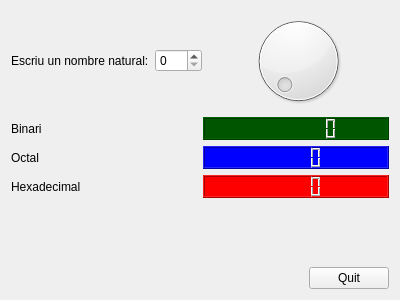
<?xml version="1.0" encoding="UTF-8"?>
<ui version="4.0">
 <class>MyForm</class>
 <widget class="QWidget" name="MyForm">
  <property name="geometry">
   <rect>
    <x>0</x>
    <y>0</y>
    <width>400</width>
    <height>300</height>
   </rect>
  </property>
  <property name="windowTitle">
   <string>Conversor</string>
  </property>
  <layout class="QVBoxLayout" name="verticalLayout_6">
   <item>
    <layout class="QVBoxLayout" name="verticalLayout_5">
     <item>
      <layout class="QVBoxLayout" name="verticalLayout_4">
       <item>
        <layout class="QVBoxLayout" name="verticalLayout_3">
         <item>
          <layout class="QHBoxLayout" name="horizontalLayout_3">
           <item>
            <layout class="QHBoxLayout" name="horizontalLayout_2">
             <item>
              <widget class="QLabel" name="label">
               <property name="text">
                <string>Escriu un nombre natural:</string>
               </property>
              </widget>
             </item>
             <item>
              <widget class="QSpinBox" name="spinBox">
               <property name="maximum">
                <number>120</number>
               </property>
              </widget>
             </item>
            </layout>
           </item>
           <item>
            <widget class="QDial" name="dial">
             <property name="maximum">
              <number>120</number>
             </property>
            </widget>
           </item>
          </layout>
         </item>
         <item>
          <layout class="QHBoxLayout" name="horizontalLayout">
           <item>
            <layout class="QVBoxLayout" name="verticalLayout_2">
             <item>
              <widget class="QLabel" name="label_2">
               <property name="text">
                <string>Binari</string>
               </property>
              </widget>
             </item>
             <item>
              <widget class="QLabel" name="label_3">
               <property name="text">
                <string>Octal</string>
               </property>
              </widget>
             </item>
             <item>
              <widget class="QLabel" name="label_4">
               <property name="text">
                <string>Hexadecimal</string>
               </property>
              </widget>
             </item>
            </layout>
           </item>
           <item>
            <layout class="QVBoxLayout" name="verticalLayout">
             <item>
              <widget class="QLCDNumber" name="lcdNumber">
               <property name="styleSheet">
                <string notr="true">background-color: rgb(0, 85, 0);
color: rgb(255, 255, 255);</string>
               </property>
               <property name="digitCount">
                <number>8</number>
               </property>
              </widget>
             </item>
             <item>
              <widget class="QLCDNumber" name="lcdNumber_2">
               <property name="styleSheet">
                <string notr="true">background-color: rgb(0, 0, 255);
color: rgb(255, 255, 255);</string>
               </property>
               <property name="segmentStyle">
                <enum>QLCDNumber::Outline</enum>
               </property>
              </widget>
             </item>
             <item>
              <widget class="QLCDNumber" name="lcdNumber_3">
               <property name="styleSheet">
                <string notr="true">background-color: rgb(255, 0, 0);
color: rgb(255, 255, 255);</string>
               </property>
              </widget>
             </item>
            </layout>
           </item>
          </layout>
         </item>
        </layout>
       </item>
       <item>
        <spacer name="verticalSpacer">
         <property name="orientation">
          <enum>Qt::Vertical</enum>
         </property>
         <property name="sizeHint" stdset="0">
          <size>
           <width>20</width>
           <height>13</height>
          </size>
         </property>
        </spacer>
       </item>
      </layout>
     </item>
     <item>
      <layout class="QHBoxLayout" name="horizontalLayout_4">
       <item>
        <spacer name="horizontalSpacer">
         <property name="orientation">
          <enum>Qt::Horizontal</enum>
         </property>
         <property name="sizeHint" stdset="0">
          <size>
           <width>238</width>
           <height>20</height>
          </size>
         </property>
        </spacer>
       </item>
       <item>
        <widget class="QPushButton" name="pushButton">
         <property name="text">
          <string>Quit</string>
         </property>
        </widget>
       </item>
      </layout>
     </item>
    </layout>
   </item>
  </layout>
 </widget>
 <resources/>
 <connections>
  <connection>
   <sender>spinBox</sender>
   <signal>valueChanged(int)</signal>
   <receiver>dial</receiver>
   <slot>setValue(int)</slot>
   <hints>
    <hint type="sourcelabel">
     <x>221</x>
     <y>79</y>
    </hint>
    <hint type="destinationlabel">
     <x>307</x>
     <y>82</y>
    </hint>
   </hints>
  </connection>
  <connection>
   <sender>dial</sender>
   <signal>valueChanged(int)</signal>
   <receiver>spinBox</receiver>
   <slot>setValue(int)</slot>
   <hints>
    <hint type="sourcelabel">
     <x>307</x>
     <y>58</y>
    </hint>
    <hint type="destinationlabel">
     <x>234</x>
     <y>69</y>
    </hint>
   </hints>
  </connection>
  <connection>
   <sender>pushButton</sender>
   <signal>released()</signal>
   <receiver>MyForm</receiver>
   <slot>close()</slot>
   <hints>
    <hint type="sourcelabel">
     <x>361</x>
     <y>265</y>
    </hint>
    <hint type="destinationlabel">
     <x>358</x>
     <y>188</y>
    </hint>
   </hints>
  </connection>
  <connection>
   <sender>dial</sender>
   <signal>valueChanged(int)</signal>
   <receiver>lcdNumber</receiver>
   <slot>setBinMode()</slot>
   <hints>
    <hint type="sourcelabel">
     <x>308</x>
     <y>105</y>
    </hint>
    <hint type="destinationlabel">
     <x>290</x>
     <y>156</y>
    </hint>
   </hints>
  </connection>
  <connection>
   <sender>dial</sender>
   <signal>valueChanged(int)</signal>
   <receiver>lcdNumber</receiver>
   <slot>display(int)</slot>
   <hints>
    <hint type="sourcelabel">
     <x>327</x>
     <y>108</y>
    </hint>
    <hint type="destinationlabel">
     <x>291</x>
     <y>165</y>
    </hint>
   </hints>
  </connection>
  <connection>
   <sender>dial</sender>
   <signal>valueChanged(int)</signal>
   <receiver>lcdNumber_2</receiver>
   <slot>setOctMode()</slot>
   <hints>
    <hint type="sourcelabel">
     <x>341</x>
     <y>102</y>
    </hint>
    <hint type="destinationlabel">
     <x>268</x>
     <y>206</y>
    </hint>
   </hints>
  </connection>
  <connection>
   <sender>dial</sender>
   <signal>valueChanged(int)</signal>
   <receiver>lcdNumber_2</receiver>
   <slot>display(int)</slot>
   <hints>
    <hint type="sourcelabel">
     <x>340</x>
     <y>112</y>
    </hint>
    <hint type="destinationlabel">
     <x>277</x>
     <y>203</y>
    </hint>
   </hints>
  </connection>
  <connection>
   <sender>dial</sender>
   <signal>valueChanged(int)</signal>
   <receiver>lcdNumber_3</receiver>
   <slot>setHexMode()</slot>
   <hints>
    <hint type="sourcelabel">
     <x>297</x>
     <y>103</y>
    </hint>
    <hint type="destinationlabel">
     <x>270</x>
     <y>246</y>
    </hint>
   </hints>
  </connection>
  <connection>
   <sender>dial</sender>
   <signal>valueChanged(int)</signal>
   <receiver>lcdNumber_3</receiver>
   <slot>display(int)</slot>
   <hints>
    <hint type="sourcelabel">
     <x>292</x>
     <y>87</y>
    </hint>
    <hint type="destinationlabel">
     <x>271</x>
     <y>250</y>
    </hint>
   </hints>
  </connection>
  <connection>
   <sender>spinBox</sender>
   <signal>valueChanged(int)</signal>
   <receiver>lcdNumber</receiver>
   <slot>setBinMode()</slot>
   <hints>
    <hint type="sourcelabel">
     <x>210</x>
     <y>79</y>
    </hint>
    <hint type="destinationlabel">
     <x>231</x>
     <y>157</y>
    </hint>
   </hints>
  </connection>
  <connection>
   <sender>spinBox</sender>
   <signal>valueChanged(int)</signal>
   <receiver>lcdNumber</receiver>
   <slot>display(int)</slot>
   <hints>
    <hint type="sourcelabel">
     <x>214</x>
     <y>81</y>
    </hint>
    <hint type="destinationlabel">
     <x>241</x>
     <y>159</y>
    </hint>
   </hints>
  </connection>
  <connection>
   <sender>spinBox</sender>
   <signal>valueChanged(int)</signal>
   <receiver>lcdNumber_2</receiver>
   <slot>setOctMode()</slot>
   <hints>
    <hint type="sourcelabel">
     <x>218</x>
     <y>85</y>
    </hint>
    <hint type="destinationlabel">
     <x>237</x>
     <y>207</y>
    </hint>
   </hints>
  </connection>
  <connection>
   <sender>spinBox</sender>
   <signal>valueChanged(int)</signal>
   <receiver>lcdNumber_2</receiver>
   <slot>display(int)</slot>
   <hints>
    <hint type="sourcelabel">
     <x>212</x>
     <y>74</y>
    </hint>
    <hint type="destinationlabel">
     <x>250</x>
     <y>199</y>
    </hint>
   </hints>
  </connection>
  <connection>
   <sender>spinBox</sender>
   <signal>valueChanged(int)</signal>
   <receiver>lcdNumber_3</receiver>
   <slot>setHexMode()</slot>
   <hints>
    <hint type="sourcelabel">
     <x>209</x>
     <y>61</y>
    </hint>
    <hint type="destinationlabel">
     <x>246</x>
     <y>244</y>
    </hint>
   </hints>
  </connection>
  <connection>
   <sender>spinBox</sender>
   <signal>valueChanged(int)</signal>
   <receiver>lcdNumber_3</receiver>
   <slot>display(int)</slot>
   <hints>
    <hint type="sourcelabel">
     <x>232</x>
     <y>87</y>
    </hint>
    <hint type="destinationlabel">
     <x>239</x>
     <y>257</y>
    </hint>
   </hints>
  </connection>
 </connections>
</ui>
